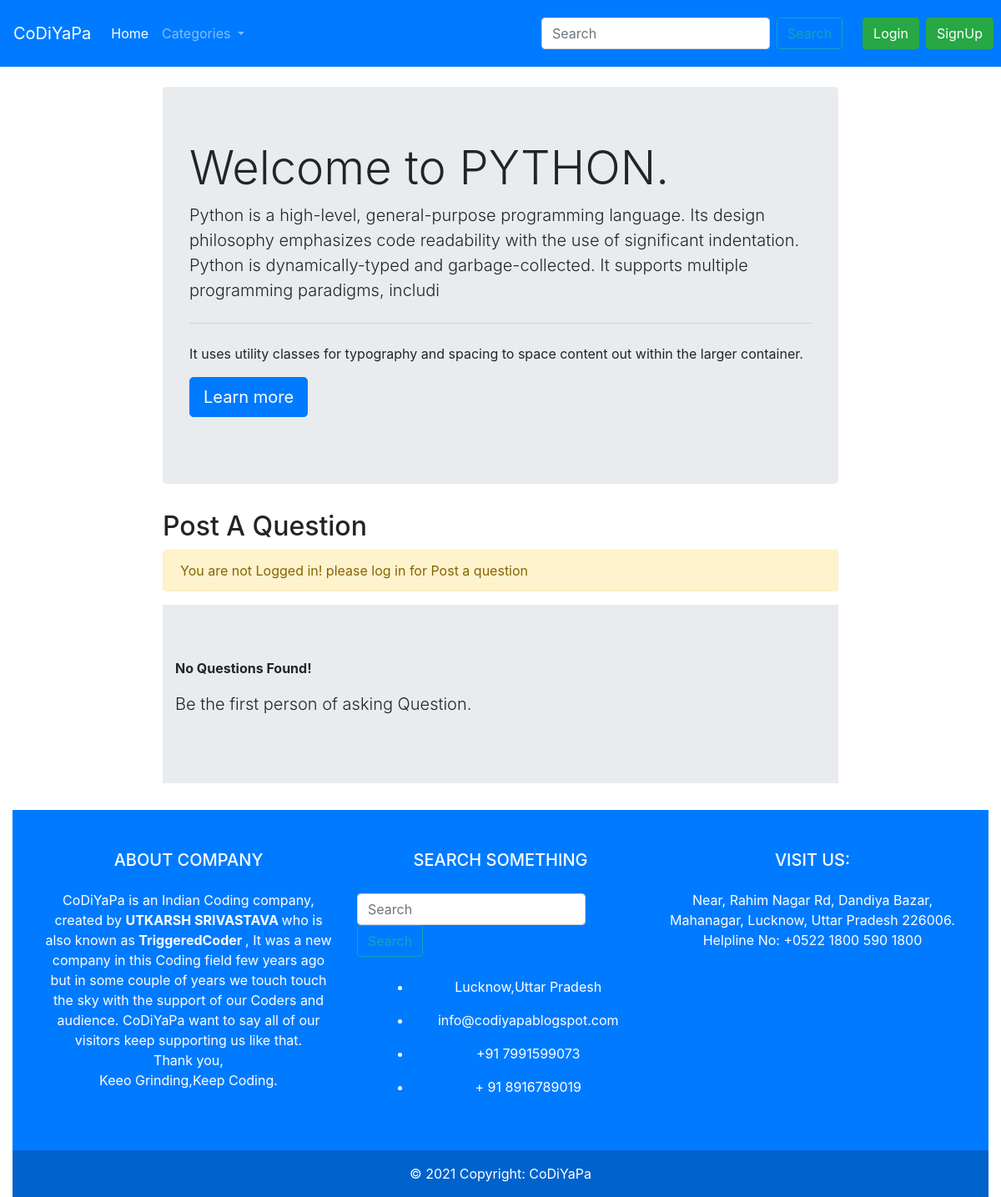
The app's page /threadlist.php?catid=4 with its own data.
### tables this page shows
CREATE TABLE `categories` (
  `categorie_id` int(11) NOT NULL,
  `categorie_name` varchar(255) NOT NULL,
  `categorie_description` varchar(255) NOT NULL,
  `create_time` datetime NOT NULL DEFAULT current_timestamp()
);

### threadlist.php (the view, shortened to what this page needs)
<!doctype html>
<html lang="en">
  <head>
    <link rel="stylesheet" href="https://cdn.jsdelivr.net/npm/bootstrap@4.0.0/dist/css/bootstrap.min.css">
  </head>
  <body>
   <?php
   include '_dbconnect.php';
   ?>
   <?php require '_header.php';?>
<?php
$id=$_GET['catid'];
$sql="SELECT * FROM `categories` WHERE `categorie_id`= '$id'";
$result=mysqli_query($conn,$sql);
while ($row=mysqli_fetch_assoc($result)) {
  $catdesc=$row['categorie_description'];
  $catname=$row['categorie_name'];
  echo '<div class="container my-4" style="min-height:40%; width:70%; ">
  <div class="jumbotron">
 <h1 class="display-4">Welcome to '.$catname.'.</h1>
    <p class="lead">'.$catdesc.'</p>
    <hr class="my-4">
    <p>It uses utility classes for typography and spacing to space content out within the larger container.</p>
    <p class="lead">
      <a class="btn btn-primary btn-lg" href="#" role="button">Learn more</a>
    </p>
  </div>
  </div>';
}
?>
<?php
  if (isset($_SESSION['loggedin']) && $_SESSION['loggedin']==true) {
echo'<div class="container"style="min-height:50%; width:70%; ">
<h2>Post A Question</h2>
<form action="'. $_SERVER['REQUEST_URI'].'" method="post">
  <div class="form-group">
    <label for="exampleInputEmail1">Problem/Question</label>
    <input type="text" class="form-control" id="exampleInputEmail1" aria-describedby="emailHelp" placeholder="" name="title">
    <input type="hidden" name="sno" value="'.$_SESSION['sno'].'"
    <small id="emailHelp" class="form-text text-muted">make sure you enter a short problem text</small>
    </div>
    <div class="form-group">
    <div class="input-group mb-3">
  <div class="custom-file">
    <input type="file" class="custom-file-input" id="inputGroupFile02" name="img">
    <label class="custom-file-label" for="inputGroupFile02">Choose file</label>
  </div>
  <div class="input-group-append">
  <button type="submit" class="btn btn-primary">Upload</button>
  </div>
</div>
  <label for="exampleFormControlTextarea1">Describe your Question and trouble</label>
  <textarea class="form-control" id="desc" name="desc" rows="3"></textarea>
</div>
<button type="submit" class="btn btn-primary">Submit</button>
</form>
</div>
<script src="ckeditor/ckeditor.js"></script>
<script src="ckfinder/ckfinder.js"></script>
<script>
var desc=CKEDITOR.replace("desc");
CKFINDER.setupCKEditor(desc);
</script>';
}
else {
  echo'<div class="container"style="min-height:50%; width:70%; ">
  <h2>Post A Question</h2>
  <div class="alert alert-warning" role="alert">
  You are not Logged in! please log in for Post a question
</div>
</div>';
}
?>
<?php
$noresult=true;
if($noresult){
  echo '
  <div class="container"style="min-height:40%; width:70%; " >
  <div class="jumbotron jumbotron-fluid">
  <div class="container">
    <p><b>No Questions Found!</b></p>
    <p class="lead">Be the first person of asking Question.</p>
  </div>
</div>
</div>';
}
?>
<?php
    include '_footer.php';
   ?>
  </body>
</html>

### records on screen
categories: categorie_name "PYTHON", categorie_description "Python is a high-level, general-purpose programming language. Its design philosophy emphasizes code readability with the use of significant indentation. Python is dynamically-typed and garbage-collected. It supports multiple programming paradigms, includi"
